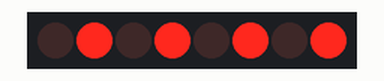
Bench run of a sketch on a simulated Arduino Uno, built with avr-gcc and run on an emulated ATmega328P. Parts: 8 shift-register outputs drawn as a row of LEDs (first output left, lit = HIGH). Wiring (inferred from the names in the program): shift register (74HC595): data pin 12; shift clock pin 9; latch pin 11. Wiring (inferred from the signals the program sends): row of LEDs: on Q0, Q1, Q2, Q3, Q4, Q5, Q6, Q7.

Above: at 0.1 s.
At 2.7 s:
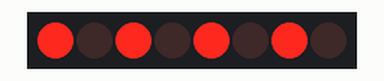
Timing chart, 0 to 3.0 s (numbered marks = the images above):
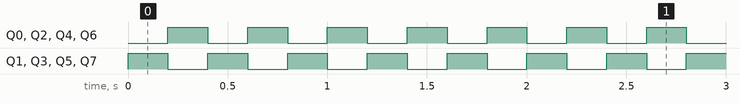

The sketch:

arduino_output_extender.ino
```cpp
//int latchpin = 11;
//int clockpin = 9;
//int datapin = 12;
////byte LEDs = 0b10101010;
////byte LEDs = B00000011;
////byte LEDs = 0b10101010;
//
//byte LEDs = 0b00000001;
//
//
//// bring latch pin down --> STCP is the latch pin
//// send data  on DS pin i.e. data pin
//// and then bring latch pin high
//
//void setup() {
//  // put your setup code here, to run once:
//  Serial.begin(9600);
//  pinMode(latchpin,OUTPUT);
//  pinMode(datapin,OUTPUT);
//  pinMode(clockpin,OUTPUT);
//}
//
//
//void loop() {
//  // put your main code here, to run repeatedly:
//  digitalWrite(latchpin, LOW);
//  shiftOut(datapin, clockpin, LSBFIRST, LEDs);
//  digitalWrite(latchpin, HIGH);
//}


int latchpin = 11;
int clockpin = 9;
int datapin = 12;

byte LED1s = 0b01010101;
byte LED2s = 0b10101010;


// bring latch pin down --> STCP is the latch pin
// send data  on DS pin i.e. data pin
// and then bring latch pin high

void setup() {
  // put your setup code here, to run once:
  Serial.begin(9600);
  pinMode(latchpin,OUTPUT);
  pinMode(datapin,OUTPUT);
  pinMode(clockpin,OUTPUT);
}


void loop() {
  // put your main code here, to run repeatedly:
  digitalWrite(latchpin, LOW);
  shiftOut(datapin, clockpin, LSBFIRST, LED1s);
  digitalWrite(latchpin, HIGH);
  delay(200);

  digitalWrite(latchpin, LOW);
  shiftOut(datapin, clockpin, LSBFIRST, LED2s);
  digitalWrite(latchpin, HIGH);
  delay(200);
}
```

Measured:
- by itself, Q0–7: alternates HIGH for 0.20 s and LOW for 0.20 s
